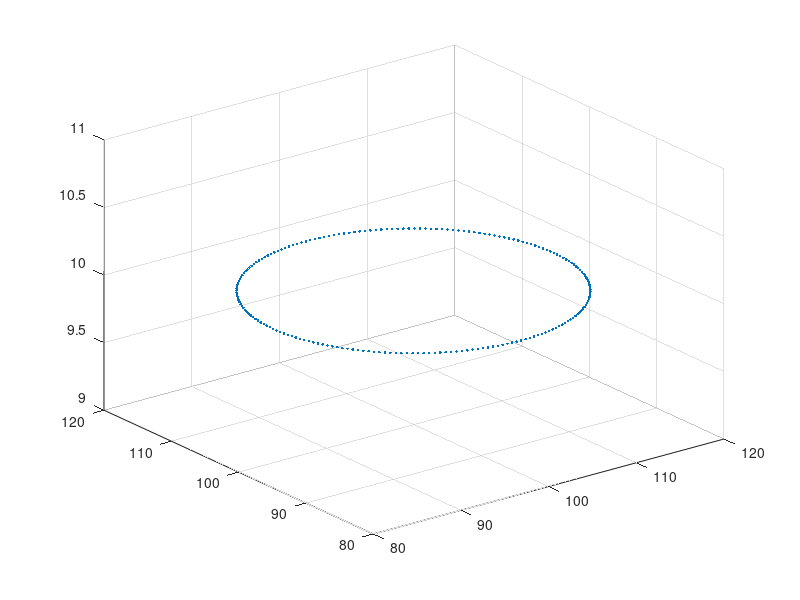

This figure's MATLAB source: (Note: this script raises an error after producing the figure.)
function pdirichlet_constr_test

s = 2;     % scale up factor
n=[100*s,100*s]  % grid size
h=[1,1]
[X,Y]=ndgrid(h(1)*[0:n(1)-1],h(2)*[0:n(2)-1]);
sz = h.*n;
c = 0.5*(sz-h/2);
rmax = min(c);
cx = [c(1), c(1), c(1)]
cy = [c(2), c(2), c(2)]
r = [16, 48, 0]  
k = [100*s,200*s, 1]        % point in each perimeter last 
v = [10,40,0]                % values at each perimeter
bv= 50                    % values at the boundary
a = 1.4    % larger than values of a are needed for smooth solution
use_representant = 1

H=[];
g=[];
clf
fprintf('mesh size %i %i\n',size(X))
figure(1);
for i =1 :length(k)
    fprintf('perimeter %i points %i at %i\n',i,k(i),v(i))
    [xq,yq]=circle_points(cx(i),cy(i),r(i),k(i));  % create circles
    vq = v(i)*ones(k(i),1);
    plot3(xq,yq,vq,'.'); 
    drawnow; grid on; hold on
    Hq = interop_bary(X,Y,xq,yq);
    H = [H; Hq];
    g = [g; vq];
end
fprintf('%i variables %i constraints %i nonzeros\n',size(H'),nnz(H))

if use_representant,
    Hn=representant(H);
    [H,rows]=condense(Hn);
    g=g(rows);
end

u=pdirichlet_constr(n,h,bv,H,g,a,1e-11,1000);
figure(1);mesh(X,Y,u); xlabel('x'); ylabel('y'); zlabel('Fire arrival time'); title(['Initial approximation with alpha=',num2str(a)]);
drawnow
end

function [xq,yq]=circle_points(cx,cy,r,np)
    % create np points on circle with center c and radius r
    phi = [1:np]*2*pi/np;
    xq = cx+r*cos(phi);
    yq = cy+r*sin(phi);
end
